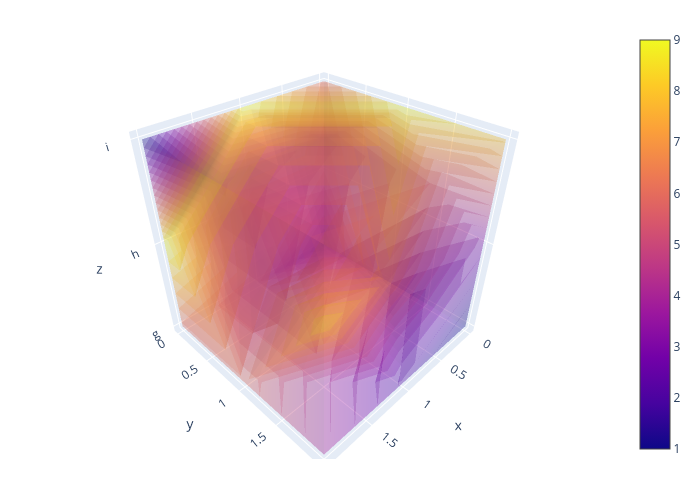

Notebook code for this chart:
### Code cell
>>> volume_widget = vbt.plotting.Volume(
...     data=np.random.randint(1, 10, size=(3, 3, 3)),
...     x_labels=['a', 'b', 'c'],
...     y_labels=['d', 'e', 'f'],
...     z_labels=['g', 'h', 'i']
... )
>>> volume_widget.fig.show()

### Figure 1 — Plotly figure (JSON) as saved in the notebook; plotly's stock layout.template omitted (floating-point values rounded to 4 significant figures)
{"data": [{"colorscale": [[0, "#0d0887"], [0.1111, "#46039f"], [0.2222, "#7201a8"], [0.3333, "#9c179e"], [0.4444, "#bd3786"], [0.5556, "#d8576b"], [0.6667, "#ed7953"], [0.7778, "#fb9f3a"], [0.8889, "#fdca26"], [1, "#f0f921"]], "opacity": 0.2, "surface": {"count": 15}, "type": "volume", "uid": "016766b4-7608-4382-8265-9315d22c50a3", "value": [2, 5, 6, 7, 8, 9, 1, 3, 8, 5, 5, 9, 9, 5, 3, 2, 2, 5, 6, 9, 1, 6, 4, 2, 4, 4, 6], "x": [0, 0, 0, 0, 0, 0, 0, 0, 0, 1, 1, 1, 1, 1, 1, 1, 1, 1, 2, 2, 2, 2, 2, 2, 2, 2, 2], "y": [0, 0, 0, 1, 1, 1, 2, 2, 2, 0, 0, 0, 1, 1, 1, 2, 2, 2, 0, 0, 0, 1, 1, 1, 2, 2, 2], "z": [0, 1, 2, 0, 1, 2, 0, 1, 2, 0, 1, 2, 0, 1, 2, 0, 1, 2, 0, 1, 2, 0, 1, 2, 0, 1, 2]}], "layout": {"height": 490.0, "legend": {"orientation": "h", "traceorder": "normal", "x": 1, "xanchor": "right", "y": 1.02, "yanchor": "bottom"}, "margin": {"b": 30, "l": 30, "r": 30, "t": 30}, "scene": {"zaxis": {"tickmode": "array", "ticktext": ["g", "h", "i"], "tickvals": [0, 1, 2]}}, "width": 700}}
